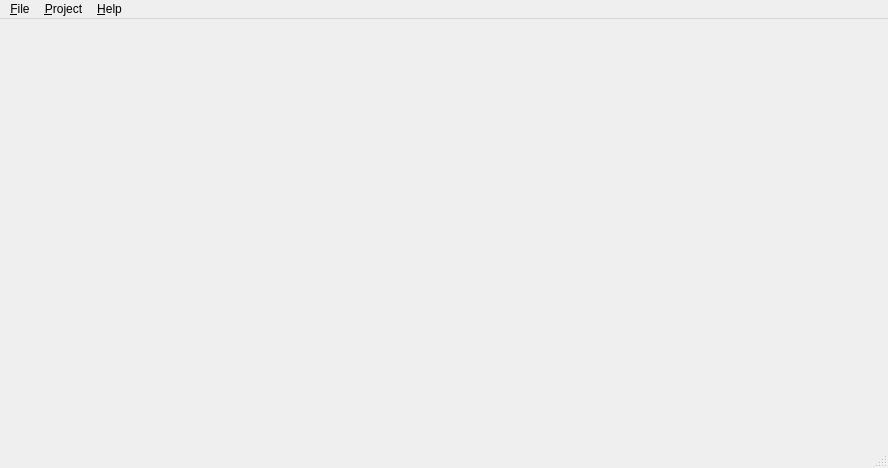
<?xml version="1.0" encoding="UTF-8"?>
<ui version="4.0">
 <class>MainWindow</class>
 <widget class="QMainWindow" name="MainWindow">
  <property name="geometry">
   <rect>
    <x>0</x>
    <y>0</y>
    <width>888</width>
    <height>468</height>
   </rect>
  </property>
  <property name="windowTitle">
   <string/>
  </property>
  <widget class="QWidget" name="centralwidget">
   <layout class="QVBoxLayout" name="verticalLayout_2">
    <item>
     <layout class="QVBoxLayout" name="centralLayout"/>
    </item>
   </layout>
  </widget>
  <widget class="QMenuBar" name="menubar">
   <property name="geometry">
    <rect>
     <x>0</x>
     <y>0</y>
     <width>888</width>
     <height>25</height>
    </rect>
   </property>
   <widget class="QMenu" name="menuFile">
    <property name="title">
     <string>&amp;File</string>
    </property>
    <widget class="QMenu" name="menu_Import">
     <property name="title">
      <string>&amp;Import</string>
     </property>
     <addaction name="actionImportYYF"/>
     <addaction name="actionImportYJF"/>
    </widget>
    <widget class="QMenu" name="menuExport">
     <property name="enabled">
      <bool>false</bool>
     </property>
     <property name="title">
      <string>Export</string>
     </property>
     <addaction name="actionExportYYF"/>
     <addaction name="actionExportYJF"/>
     <addaction name="actionExportImage"/>
    </widget>
    <addaction name="actionOpenYatelDB"/>
    <addaction name="separator"/>
    <addaction name="menu_Import"/>
    <addaction name="menuExport"/>
    <addaction name="separator"/>
    <addaction name="actionExit"/>
   </widget>
   <widget class="QMenu" name="menu_Help">
    <property name="title">
     <string>&amp;Help</string>
    </property>
    <addaction name="actionYatelHelp"/>
    <addaction name="separator"/>
    <addaction name="actionAbout"/>
    <addaction name="actionAboutQt"/>
   </widget>
   <widget class="QMenu" name="menuProjects">
    <property name="title">
     <string>&amp;Project</string>
    </property>
    <addaction name="actionLoad"/>
    <addaction name="actionSave"/>
    <addaction name="actionClose"/>
   </widget>
   <addaction name="menuFile"/>
   <addaction name="menuProjects"/>
   <addaction name="menu_Help"/>
  </widget>
  <widget class="QStatusBar" name="statusbar"/>
  <action name="actionExit">
   <property name="text">
    <string>&amp;Exit</string>
   </property>
  </action>
  <action name="actionAbout">
   <property name="text">
    <string>About Yatel...</string>
   </property>
  </action>
  <action name="actionAboutQt">
   <property name="text">
    <string>About Qt...</string>
   </property>
  </action>
  <action name="actionOpenYatelDB">
   <property name="text">
    <string>&amp;Open Yatel DB...</string>
   </property>
  </action>
  <action name="actionSave">
   <property name="enabled">
    <bool>false</bool>
   </property>
   <property name="text">
    <string>&amp;Save Version</string>
   </property>
  </action>
  <action name="actionClose">
   <property name="enabled">
    <bool>false</bool>
   </property>
   <property name="text">
    <string>&amp;Close</string>
   </property>
  </action>
  <action name="actionLoad">
   <property name="enabled">
    <bool>false</bool>
   </property>
   <property name="text">
    <string>&amp;Load Version</string>
   </property>
  </action>
  <action name="actionImportYYF">
   <property name="text">
    <string>YYF</string>
   </property>
  </action>
  <action name="actionExportYYF">
   <property name="text">
    <string>YYF</string>
   </property>
  </action>
  <action name="actionImportYJF">
   <property name="text">
    <string>YJF</string>
   </property>
   <property name="toolTip">
    <string>YJF</string>
   </property>
  </action>
  <action name="actionExportYJF">
   <property name="text">
    <string>YJF</string>
   </property>
   <property name="toolTip">
    <string>YJF</string>
   </property>
  </action>
  <action name="actionYatelHelp">
   <property name="text">
    <string>&amp;Yatel Help</string>
   </property>
   <property name="shortcut">
    <string>Ctrl+?</string>
   </property>
  </action>
  <action name="actionExportImage">
   <property name="text">
    <string>Image</string>
   </property>
  </action>
 </widget>
 <resources/>
 <connections/>
</ui>
